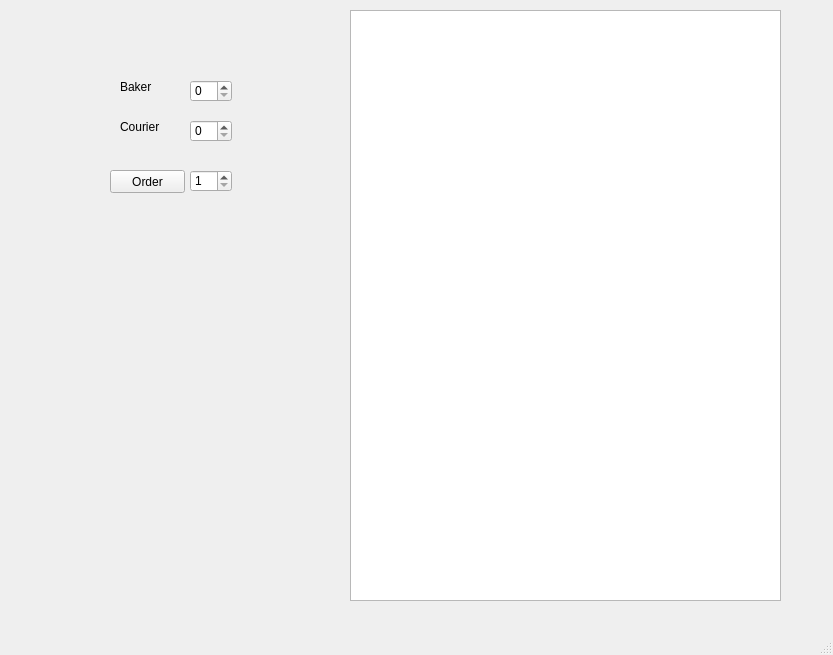
<?xml version="1.0" encoding="UTF-8"?>
<ui version="4.0">
 <class>MainWindow</class>
 <widget class="QMainWindow" name="MainWindow">
  <property name="geometry">
   <rect>
    <x>0</x>
    <y>0</y>
    <width>833</width>
    <height>655</height>
   </rect>
  </property>
  <property name="windowTitle">
   <string>MainWindow</string>
  </property>
  <widget class="QWidget" name="centralwidget">
   <widget class="QPushButton" name="pushButton_order">
    <property name="geometry">
     <rect>
      <x>110</x>
      <y>170</y>
      <width>75</width>
      <height>23</height>
     </rect>
    </property>
    <property name="text">
     <string>Order</string>
    </property>
   </widget>
   <widget class="QSpinBox" name="spinBox_amount">
    <property name="geometry">
     <rect>
      <x>190</x>
      <y>170</y>
      <width>42</width>
      <height>22</height>
     </rect>
    </property>
    <property name="minimum">
     <number>1</number>
    </property>
    <property name="maximum">
     <number>20</number>
    </property>
   </widget>
   <widget class="QTextEdit" name="textEdit_output">
    <property name="geometry">
     <rect>
      <x>350</x>
      <y>10</y>
      <width>431</width>
      <height>591</height>
     </rect>
    </property>
   </widget>
   <widget class="QSpinBox" name="spinBox_courier">
    <property name="geometry">
     <rect>
      <x>190</x>
      <y>120</y>
      <width>42</width>
      <height>22</height>
     </rect>
    </property>
    <property name="frame">
     <bool>true</bool>
    </property>
    <property name="readOnly">
     <bool>false</bool>
    </property>
    <property name="maximum">
     <number>10</number>
    </property>
   </widget>
   <widget class="QSpinBox" name="spinBox_Baker">
    <property name="geometry">
     <rect>
      <x>190</x>
      <y>80</y>
      <width>42</width>
      <height>22</height>
     </rect>
    </property>
    <property name="maximum">
     <number>10</number>
    </property>
   </widget>
   <widget class="QLabel" name="label">
    <property name="geometry">
     <rect>
      <x>120</x>
      <y>80</y>
      <width>47</width>
      <height>13</height>
     </rect>
    </property>
    <property name="text">
     <string>Baker</string>
    </property>
   </widget>
   <widget class="QLabel" name="label_2">
    <property name="geometry">
     <rect>
      <x>120</x>
      <y>120</y>
      <width>47</width>
      <height>13</height>
     </rect>
    </property>
    <property name="text">
     <string>Courier</string>
    </property>
   </widget>
  </widget>
  <widget class="QStatusBar" name="statusbar"/>
  <widget class="QMenuBar" name="menubar">
   <property name="geometry">
    <rect>
     <x>0</x>
     <y>0</y>
     <width>833</width>
     <height>21</height>
    </rect>
   </property>
  </widget>
 </widget>
 <resources/>
 <connections/>
</ui>
